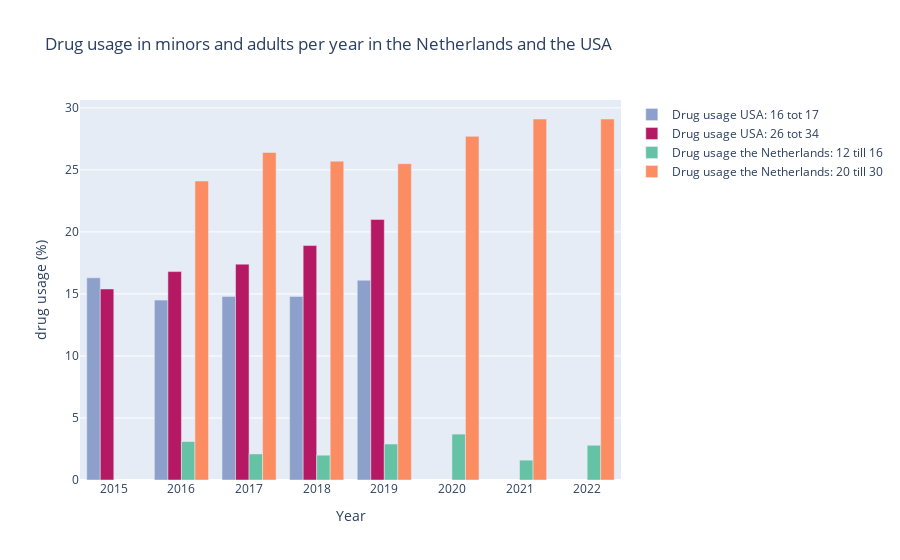

Notebook code cell kept with this figure:
### Markdown cell above
The relationship to be discovered below is about drug use in a country where the use of soft drugs is decriminalised, namely the Netherlands. In this country, we see that drug use among minors is very low compared to the United States. Among adults, on the contrary, we see that drug use has increased enormously, for this target group it is much easier to obtain drugs and it is therefore a lot more accessible to use drugs. In the United States, where drugs are illegal in almost all states, this trend is almost not visible. In the US, drug use among minors is already significantly high and does not significantly increase or decrease after adulthood. Based on this data, it can be argued that better regulation of (soft) drugs causes minors to wait to use drugs and it can be argued that this can contribute to a healthier youth.

### Code cell
# Read the CSV file
df_ned = pd.read_csv('cbs_dataset.csv')
df_usa = pd.read_csv('pre_usa.csv')

df_ned_16_20 = df_ned [df_ned ['\ufeff"Persoonskenmerken"'] == 'Leeftijd: 12 tot 16 jaar']
df_ned_20_30 = df_ned [df_ned ['\ufeff"Persoonskenmerken"'] == 'Leeftijd: 20 tot 30 jaar']


# Create bars, colour and title
fig = go.Figure(data=[
    go.Bar(name='Drug usage USA: 16 tot 17', x=df_usa['Year'], y=df_usa['16 to 17 years'], marker=dict(color='rgb(141,160,203)')),
    go.Bar(name='Drug usage USA: 26 tot 34', x=df_usa['Year'], y=df_usa['26 to 34 years'], marker=dict(color='rgb(181,25,99)')),
    go.Bar(name='Drug usage the Netherlands: 12 till 16', x=df_ned_16_20['Perioden'], y=df_ned_16_20['Drugsgebruik, 12 jaar of ouder/Drugsgebruik totaal/Afgelopen jaar (%)'], marker=dict(color='rgb(102,194,165)')),
    go.Bar(name='Drug usage the Netherlands: 20 till 30', x=df_ned_20_30['Perioden'], y=df_ned_20_30['Drugsgebruik, 12 jaar of ouder/Drugsgebruik totaal/Afgelopen jaar (%)'], marker=dict(color='rgb(252,141,98)')),
])

# Graph Design
fig.update_layout(title=dict(text='Drug usage in minors and adults per year in the Netherlands and the USA'), 
    xaxis_type='category', xaxis=dict(title='Year', tickmode='linear'), 
    yaxis=dict(title='drug usage (%)'),
    barmode='group',
    autotypenumbers='convert types')

### Figure 1 — Plotly figure (JSON) as saved in the notebook; plotly's stock layout.template omitted (floating-point values rounded to 4 significant figures)
{"data": [{"marker": {"color": "rgb(141,160,203)"}, "name": "Drug usage USA: 16 tot 17", "type": "bar", "x": [2015, 2016, 2017, 2018, 2019], "y": [16.3, 14.5, 14.8, 14.8, 16.1]}, {"marker": {"color": "rgb(181,25,99)"}, "name": "Drug usage USA: 26 tot 34", "type": "bar", "x": [2015, 2016, 2017, 2018, 2019], "y": [15.4, 16.8, 17.4, 18.9, 21]}, {"marker": {"color": "rgb(102,194,165)"}, "name": "Drug usage the Netherlands: 12 till 16", "type": "bar", "x": [2016, 2017, 2018, 2019, 2020, 2021, 2022], "y": [3.1, 2.1, 2, 2.9, 3.7, 1.6, 2.8]}, {"marker": {"color": "rgb(252,141,98)"}, "name": "Drug usage the Netherlands: 20 till 30", "type": "bar", "x": [2016, 2017, 2018, 2019, 2020, 2021, 2022], "y": [24.1, 26.4, 25.7, 25.5, 27.7, 29.1, 29.1]}], "layout": {"autotypenumbers": "convert types", "barmode": "group", "title": {"text": "Drug usage in minors and adults per year in the Netherlands and the USA"}, "xaxis": {"tickmode": "linear", "title": {"text": "Year"}, "type": "category"}, "yaxis": {"title": {"text": "drug usage (%)"}}}}
